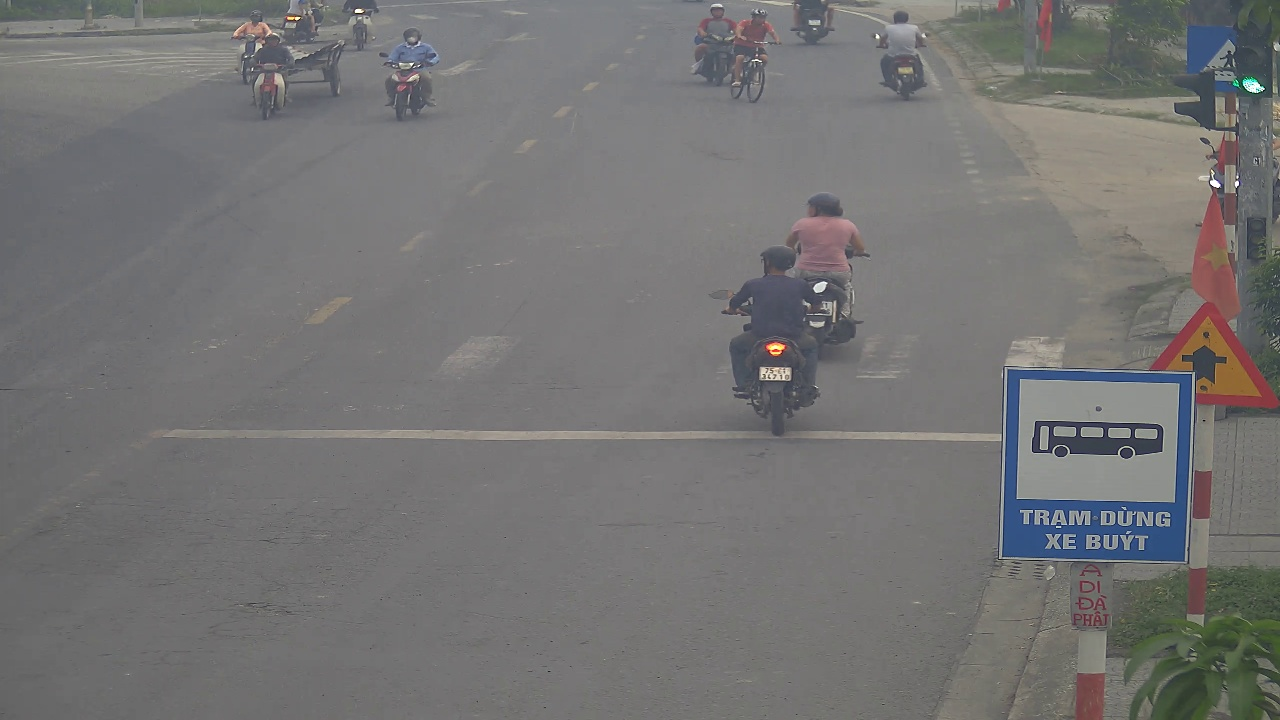
#> input picture backend/frame_10.jpg, 1280 x 720 px
$ python x.py
#> lines starting #> are read from the running program, lines starting #| are printed output that depends on the picture; after the words box and inside, x2 and y2 are one past the last pixel; in counts of white or black regions, pixels touching at a corner belong together
import cv2

# Đọc ảnh
image = cv2.imread("frame_10.jpg")
#> image is the input picture: shape (720, 1280, 3); mean B, G, R 115.6, 115.8, 116.3
h, w = image.shape[:2]
#> h = 720; w = 1280

# Cài đặt thông số lưới
step = 100  # khoảng cách giữa các đường lưới

# Vẽ đường lưới dọc và tọa độ x
for x in range(0, w, step):
    cv2.line(image, (x, 0), (x, h), color=(200, 200, 200), thickness=1)
    cv2.putText(image, f"{x}", (x + 2, 15), cv2.FONT_HERSHEY_SIMPLEX, 0.4, (0, 0, 255), 1)
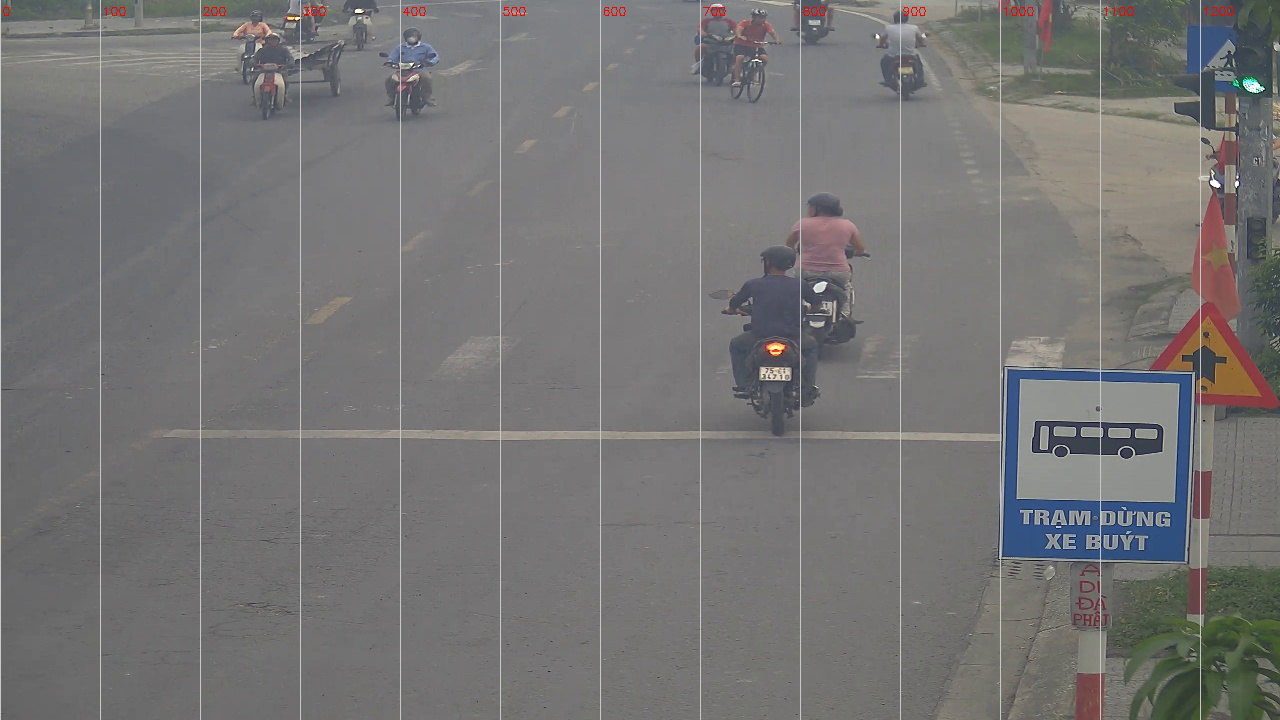
#> image: shape (720, 1280, 3); 1.11% of pixels changed, all inside (x1, y1, x2, y2) = (0, 0, 1234, 720)

# Vẽ đường lưới ngang và tọa độ y
for y in range(0, h, step):
    cv2.line(image, (0, y), (w, y), color=(200, 200, 200), thickness=1)
    cv2.putText(image, f"{y}", (5, y - 5), cv2.FONT_HERSHEY_SIMPLEX, 0.4, (255, 0, 0), 1)
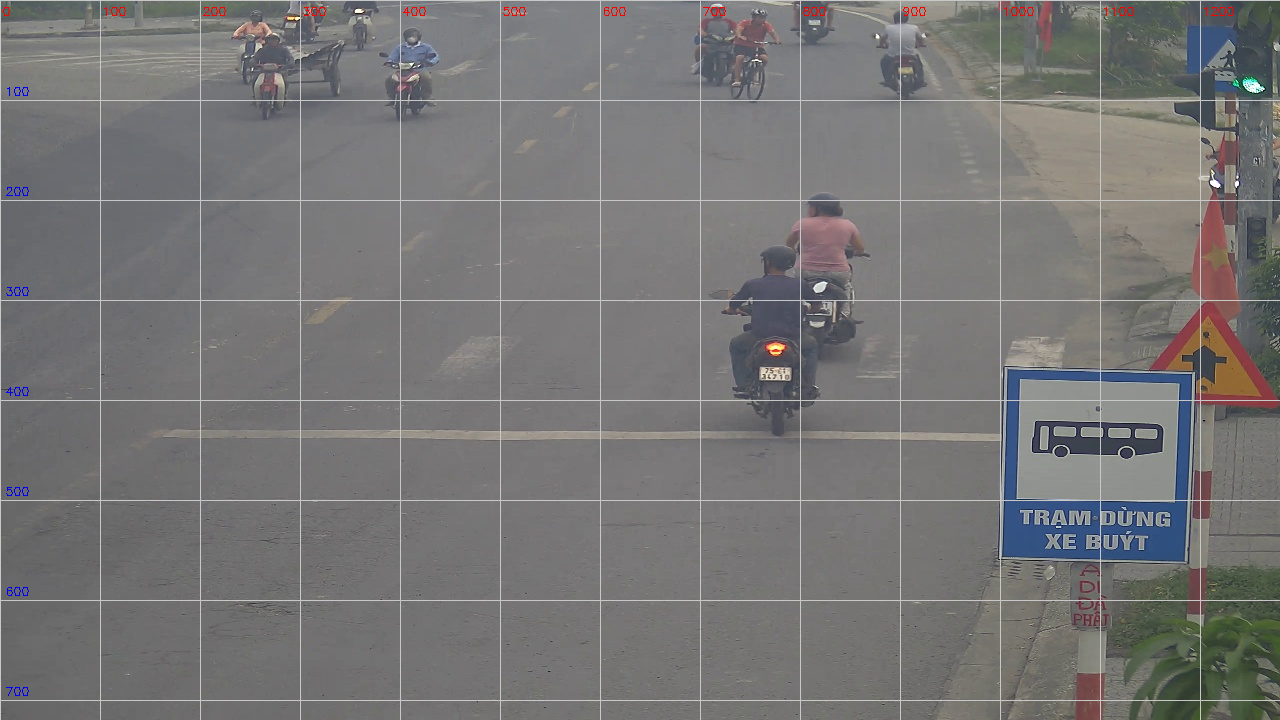
#> image: shape (720, 1280, 3); 1.15% of pixels changed, all inside (x1, y1, x2, y2) = (1, 0, 1280, 701)

# Xuất ảnh kết quả
cv2.imwrite("grid_output.png", image)
print("Đã lưu ảnh với lưới: grid_output.png")

$ run again, with backend/tmp/video/test.png saved as backend/frame_10.jpg
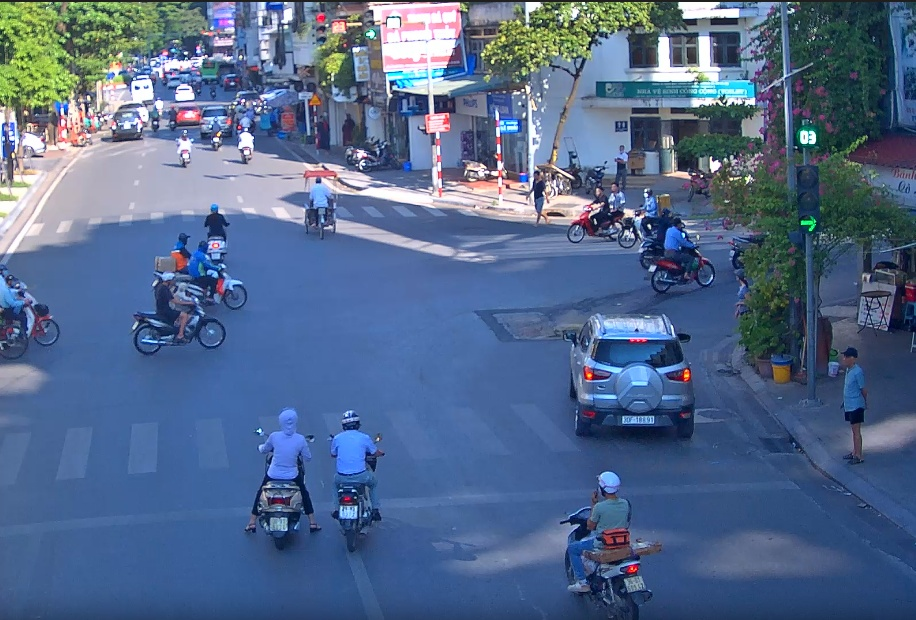
#> input picture backend/tmp/video/test.png, 916 x 620 px
#> image is the input picture: shape (620, 916, 3); mean B, G, R 139.1, 104.7, 82.4
#> after the loop `for x in range(0, w, step):`:
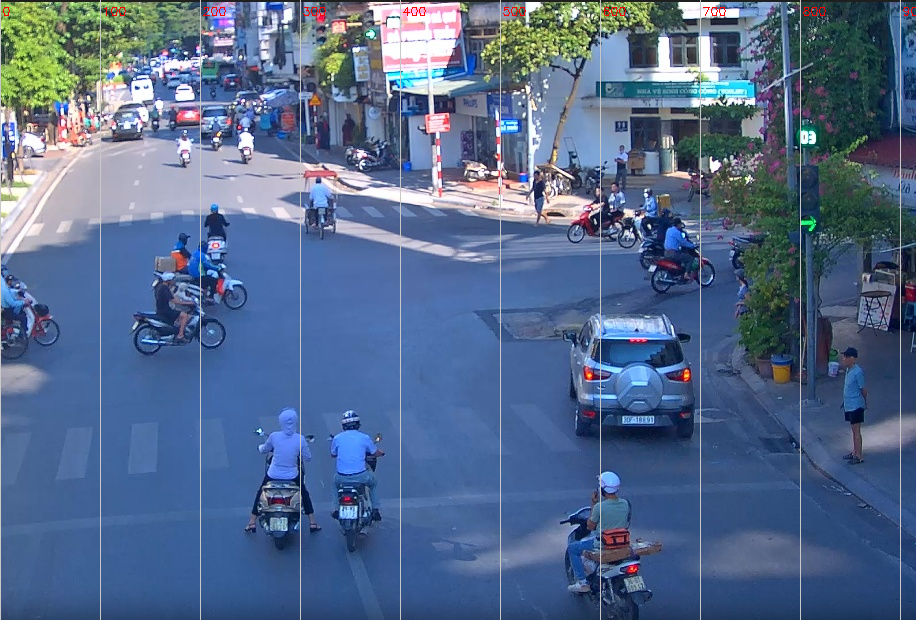
#> image: shape (620, 916, 3); 1.2% of pixels changed, all inside (x1, y1, x2, y2) = (0, 0, 916, 620)
#> after the loop `for y in range(0, h, step):`:
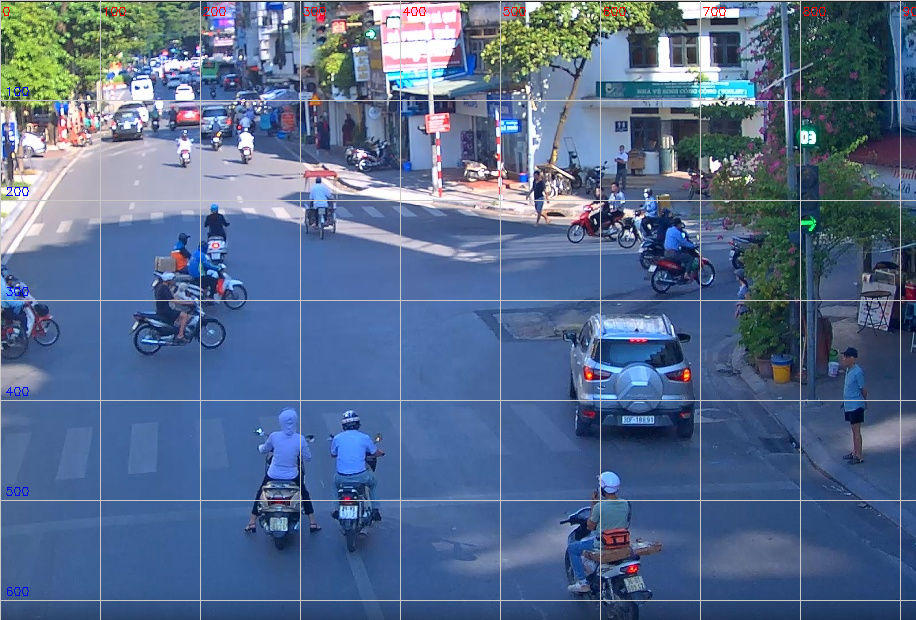
#> image: shape (620, 916, 3); 1.19% of pixels changed, all inside (x1, y1, x2, y2) = (1, 0, 916, 601)
